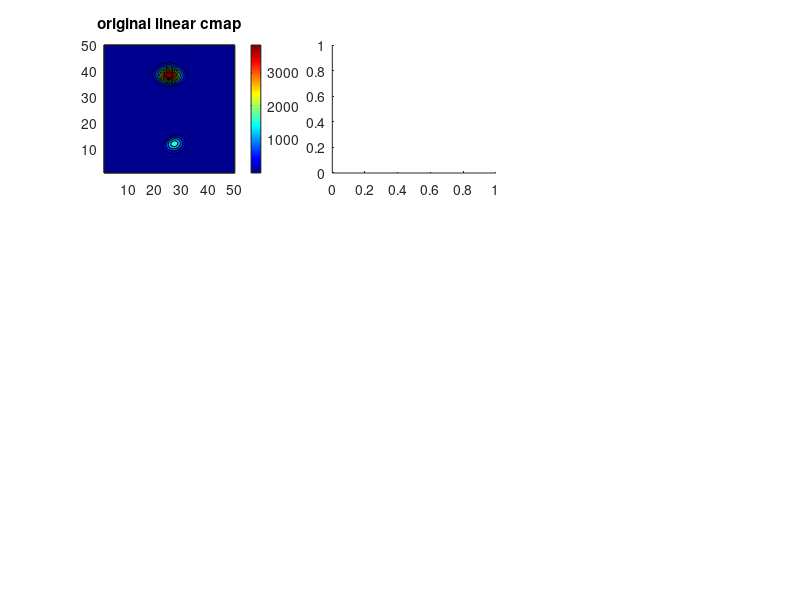

The MATLAB script that drew this image: (Note: this script raises an error after producing the figure.)
% Case 1
n = 50;
x = 1:n;
y = 1:n;
data = peaks(n).^4;
contour_levels = [0.5, 10, 100, 500, 1000 ];
contour_levels2 = [0,contour_levels,5000];

% % Case 2
% x=1:0.5:5;
% y=1:0.5:10;
% [x,y] = meshgrid(x,y);
% data = x.^2+exp(y);
% data(end-5:end,end-3:end) = nan;
% data(end-2:end,end-2:end) = inf;
% contour_levels = [5,20,100,1000,10000];
% contour_levels2 = [0,contour_levels,50000];


figure('position',[1,1,1150,800])
subplot(331)
contourf(x,y,data)
colorbar,colormap(jet)
title('original linear cmap')
subplot(332)
contourfnu(x,y,data,contour_levels)
title('imagesc default')
subplot(333)
contourfnu(x,y,data,contour_levels,[],[],[],'contourf')
title('contourf default')
subplot(334)
contourfnu(x,y,data,contour_levels,[],[],false)
title('imagesc overticklabel=false')
subplot(335)
cmap = jet;
cmap(1,:) = [1,1,1]; %white
contourfnu(x,y,data,contour_levels,cmap,[],false)
title('imagesc FirstColorWhite')
subplot(336)
contourfnu(x,y,data,contour_levels2)
title('imagesc AnotherContourLevels')
subplot(337)
contourfnu(x,y,data,contour_levels,[],[],[],[],2)
title('imagesc interp')
subplot(338)
contourfnu(x,y,data,[-inf,contour_levels2,inf],[],[],false)
title('imagesc InfInLevels')
subplot(339)
contourfnu(x,y,data,contour_levels2,[],'southoutside')
title('imagesc PosCbar=''southoutside''')
